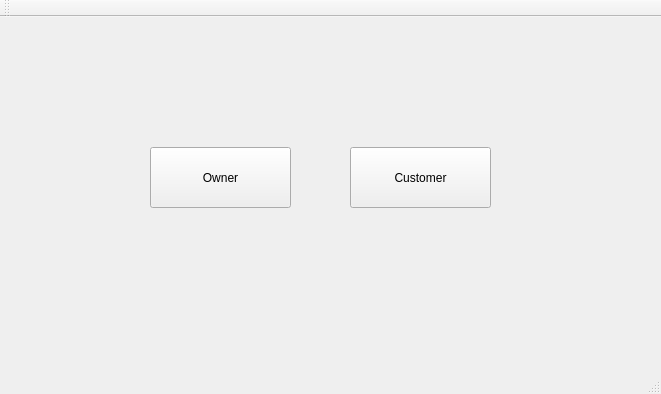
<?xml version="1.0" encoding="UTF-8"?>
<ui version="4.0">
 <class>MainWindow</class>
 <widget class="QMainWindow" name="MainWindow">
  <property name="geometry">
   <rect>
    <x>0</x>
    <y>0</y>
    <width>661</width>
    <height>394</height>
   </rect>
  </property>
  <property name="windowTitle">
   <string>MainWindow</string>
  </property>
  <widget class="QWidget" name="centralWidget">
   <widget class="QPushButton" name="OwnerBtn">
    <property name="geometry">
     <rect>
      <x>150</x>
      <y>130</y>
      <width>141</width>
      <height>61</height>
     </rect>
    </property>
    <property name="text">
     <string>Owner</string>
    </property>
   </widget>
   <widget class="QPushButton" name="CustomerBtn">
    <property name="geometry">
     <rect>
      <x>350</x>
      <y>130</y>
      <width>141</width>
      <height>61</height>
     </rect>
    </property>
    <property name="text">
     <string>Customer</string>
    </property>
   </widget>
  </widget>
  <widget class="QMenuBar" name="menuBar">
   <property name="geometry">
    <rect>
     <x>0</x>
     <y>0</y>
     <width>661</width>
     <height>22</height>
    </rect>
   </property>
  </widget>
  <widget class="QToolBar" name="mainToolBar">
   <attribute name="toolBarArea">
    <enum>TopToolBarArea</enum>
   </attribute>
   <attribute name="toolBarBreak">
    <bool>false</bool>
   </attribute>
  </widget>
  <widget class="QStatusBar" name="statusBar"/>
 </widget>
 <layoutdefault spacing="6" margin="11"/>
 <resources/>
 <connections/>
</ui>
